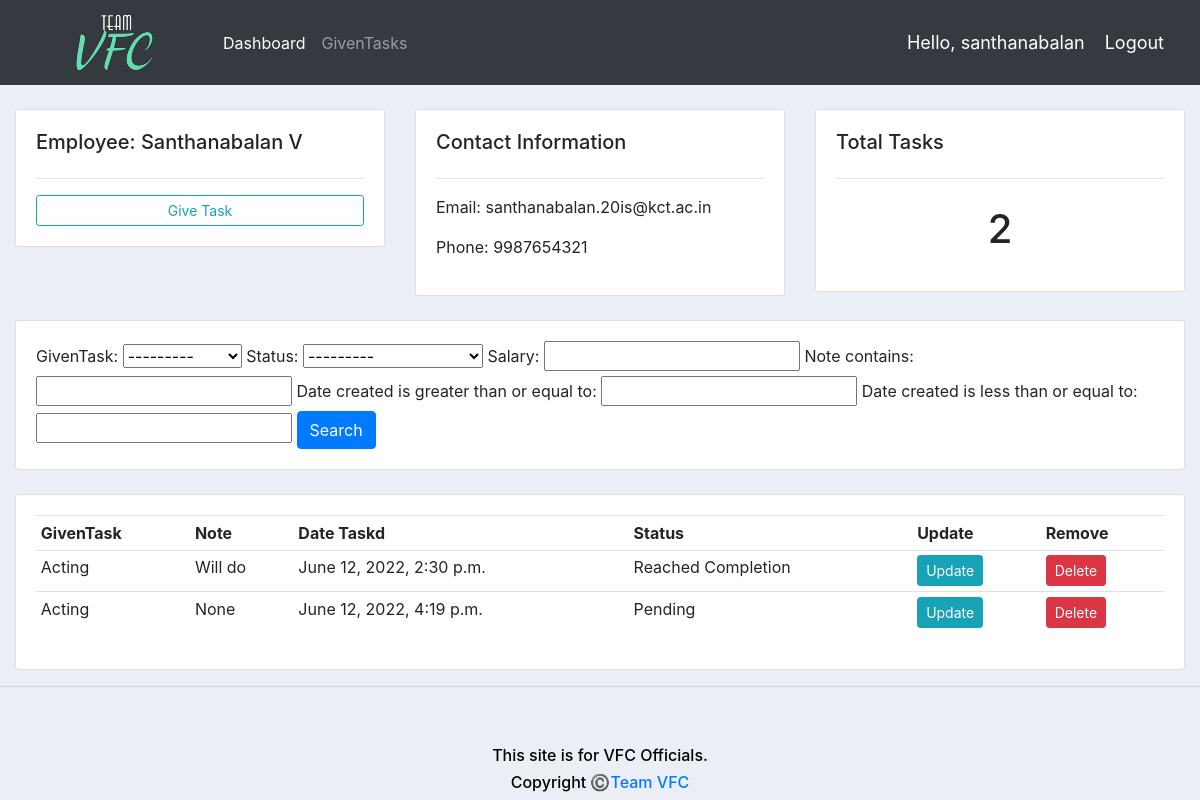
Page /employee/2/ (signed in) on the earlier database version.
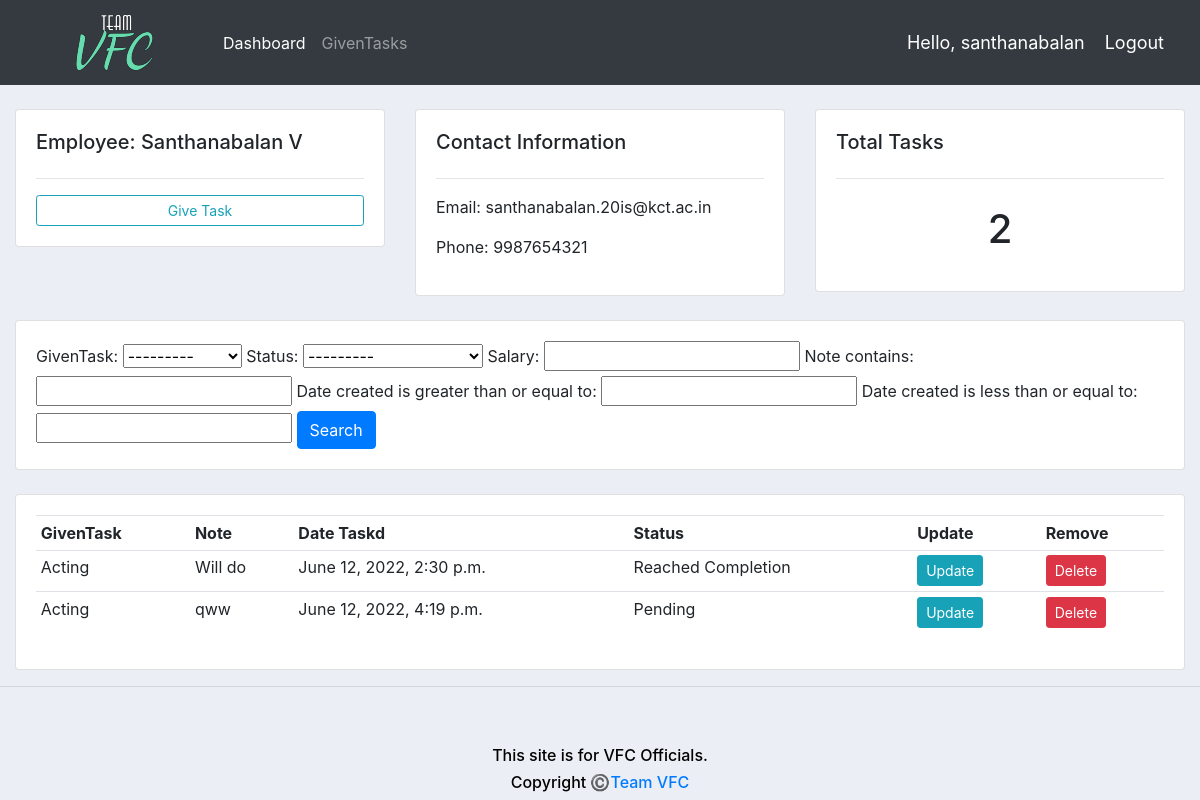
Same page on the later database version.
### accounts/models.py (models this page shows, shortened)
class Task(models.Model):
	STATUS = (
			('Pending', 'Pending'),
			('Reached Completion', 'Reached Completion'),
			('Completed', 'Completed'),
			)
	employee = models.ForeignKey(Employee, null=True, on_delete= models.SET_NULL)
	givenTask = models.ForeignKey(GivenTask, null=True, on_delete= models.SET_NULL)
	date_created = models.DateTimeField(auto_now_add=True, null=True)
	status = models.CharField(max_length=200, null=True, choices=STATUS)
	salary = models.IntegerField(max_length=10, null=True)
	note = models.CharField(max_length=1000, null=True)

class GivenTask(models.Model):
	CATEGORY = (
			('Onspot', 'Onspot'),
			('Remotework', 'Remotework'),
			)
	name = models.CharField(max_length=200, null=True)
	price = models.FloatField(null=True)
	category = models.CharField(max_length=200, null=True, choices=CATEGORY)
	description = models.CharField(max_length=200, null=True, blank=True)
	date_created = models.DateTimeField(auto_now_add=True, null=True)
	tags = models.ManyToManyField(Tag)
	def __str__(self):
		return self.name

### accounts/decorators.py (the view)
		def wrapper_func(request, *args, **kwargs):
			group = None
			if request.user.groups.exists():
				group = request.user.groups.all()[0].name
			if group in allowed_roles:
				return view_func(request, *args, **kwargs)
			else:
				return HttpResponse('You are not authorized to view this page')

### accounts/views.py (called while the page is built)
@login_required(login_url='login')
@allowed_users(allowed_roles=['admin'])
def employee(request, pk_test):
	employee = Employee.objects.get(id=pk_test)
	tasks = employee.task_set.all()
	task_count = tasks.count()
	myFilter = TaskFilter(request.GET, queryset=tasks)
	tasks = myFilter.qs
	context = {'employee':employee, 'tasks':tasks, 'task_count':task_count,
	'myFilter':myFilter}
	return render(request, 'accounts/employee.html',context)

### accounts/templates/accounts/employee.html
{%  extends 'accounts/main.html' %}
{% block content %}
	<br>
<div class="row">
	<div class="col-md">
		<div class="card card-body">
			<h5>Employee: {{employee.name}}</h5>
			<hr>
			<a class="btn btn-outline-info  btn-sm btn-block" href="{% url 'create_task' employee.id %}">Give Task</a>
		</div>
	</div>
	<div class="col-md">
		<div class="card card-body">
			<h5>Contact Information</h5>
			<hr>
			<p>Email: {{employee.email}}</p>
			<p>Phone: {{employee.phone}}</p>
		</div>
	</div>
	<div class="col-md">
		<div class="card card-body">
			<h5>Total Tasks</h5>
			<hr>
			<h1 style="text-align: center;padding: 10px">{{task_count}}</h1>
		</div>
	</div>
</div>
<br>
<div class="row">
	<div class="col">
		<div class="card card-body">
			<form method="get">
				{{myFilter.form}}
		    <button class="btn btn-primary" type="submit">Search</button>
		  </form>
		</div>
	</div>
</div>
<br>
<div class="row">
	<div class="col-md">
		<div class="card card-body">
			<table class="table table-sm">
				<tr>
					<th>GivenTask</th>
					<th>Note</th>
					<th>Date Taskd</th>
					<th>Status</th>
					<th>Update</th>
					<th>Remove</th>
				</tr>
				{% for task in tasks %}
				<tr>
					<td>{{task.givenTask}}</td>
					<td>{{task.note}}</td>
					<td>{{task.date_created}}</td>
					<td>{{task.status}}</td>
					<td><a class="btn btn-sm btn-info" href="{% url 'update_task' task.id %}">Update</a></td>
					<td><a class="btn btn-sm btn-danger" href="{% url 'delete_task' task.id %}">Delete</a></td>
				</tr>
				{% endfor %}
			</table>
		</div>
	</div>
</div>
{% endblock %}

Differences in the rows shown:
changed Task "Pending": note "None" → "qww"
